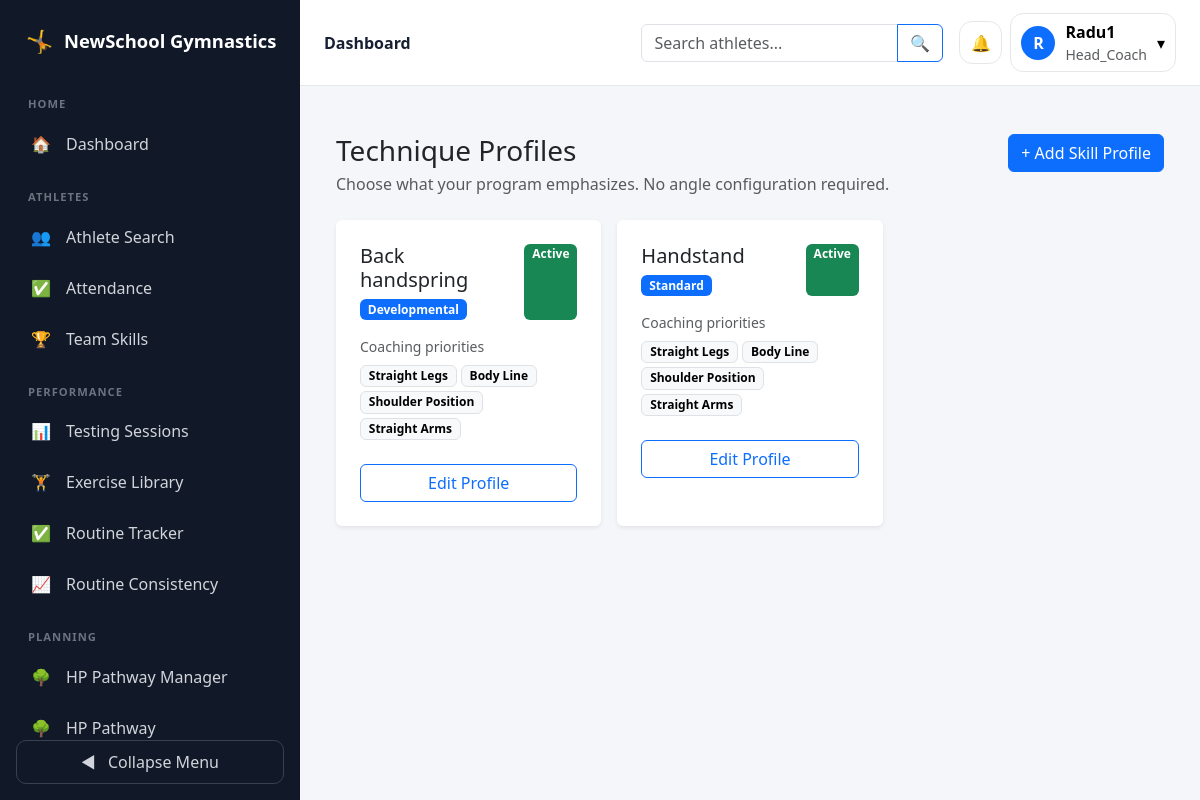
/videos/technique-profiles/ (signed in), run on the app's committed database.
### accounts/models.py (models this page shows, shortened)
class User(AbstractUser):
    ROLE_CHOICES = [
        ('admin', 'Platform Admin'),
        ('director', 'Gym Director'),
        ('head_coach', 'Head Coach'),
        ('coach', 'Coach'),
        ('athlete', 'Athlete'),
        ('parent', 'Parent'),
    ]
    role = models.CharField(
        max_length=20,
        choices=ROLE_CHOICES
    )

### video_library/models.py (models this page shows, shortened)
class TechniqueProfile(
    models.Model
):
    STRICTNESS_DEVELOPMENTAL = (
        'developmental'
    )
    STRICTNESS_STANDARD = (
        'standard'
    )
    STRICTNESS_HIGH_PERFORMANCE = (
        'high_performance'
    )
    STRICTNESS_CHOICES = [
        (
            STRICTNESS_DEVELOPMENTAL,
            'Developmental',
        ),
        (
            STRICTNESS_STANDARD,
            'Standard',
        ),
        (
            STRICTNESS_HIGH_PERFORMANCE,
            'High Performance',
        ),
    ]
    skill_name = models.CharField(
        max_length=120,
        unique=True,
    )
    strictness = models.CharField(
        max_length=30,
        choices=STRICTNESS_CHOICES,
        default=STRICTNESS_STANDARD,
    )
    straight_legs = models.BooleanField(
        default=True,
    )
    body_line = models.BooleanField(
        default=True,
    )
    shoulder_position = (
        models.BooleanField(
            default=True,
        )
    )
    straight_arms = models.BooleanField(
        default=True,
    )
    landing_control = (
        models.BooleanField(
            default=False,
        )
    )
    takeoff_position = (
        models.BooleanField(
            default=False,
        )
    )
    tuck_position = models.BooleanField(
        default=False,
    )
    is_active = models.BooleanField(
        default=True,
    )
    created_by = models.ForeignKey(
        settings.AUTH_USER_MODEL,
        on_delete=models.SET_NULL,
        null=True,
        blank=True,
        related_name=(
            'created_technique_profiles'
        ),
    )
    updated_by = models.ForeignKey(
        settings.AUTH_USER_MODEL,
        on_delete=models.SET_NULL,
        null=True,
        blank=True,
        related_name=(
            'updated_technique_profiles'
        ),
    )
    created_at = models.DateTimeField(
        auto_now_add=True,
    )
    updated_at = models.DateTimeField(
        auto_now=True,
    )
    class Meta:
        ordering = [
            'skill_name',
        ]
    @property
    def active_emphases(
        self,
    ):
        emphasis_map = {
            (
                'straight_legs'
            ): (
                'Straight Legs'
            ),
            (
                'body_line'
            ): (
                'Body Line'
            ),
            (
                'shoulder_position'
            ): (
                'Shoulder Position'
            ),
            (
                'straight_arms'
            ): (
                'Straight Arms'
            ),
            (
                'landing_control'
            ): (
                'Landing Control'
            ),
            (
                'takeoff_position'
            ): (
                'Takeoff Position'
            ),
            (
                'tuck_position'
            ): (
                'Tuck Position'
            ),
        }
        return [
            label
            for field, label
            in emphasis_map.items()
            if getattr(
                self,
                field,
                False,
            )
        ]

### video_library/views.py (the view, shortened to what this page needs)
@login_required
def technique_profile_list(request):
    profiles = (
        TechniqueProfile.objects
        .order_by('skill_name')
    )
    return render(
        request,
        'video_library/technique_profile_list.html',
        {'profiles': profiles},
    )

### video_library/templates/video_library/technique_profile_list.html (shortened to what this page needs)
{% extends "base.html" %}
{% block content %}
<div class="container py-4">
    <div class="d-flex justify-content-between align-items-start gap-3 mb-4">
        <div>
            <h1 class="h3 mb-1">
                Technique Profiles
            </h1>
            <p class="text-muted mb-0">
                Choose what your program emphasizes.
                No angle configuration required.
            </p>
        </div>
        <a
            href="{% url 'video_library:technique_profile_create' %}"
            class="btn btn-primary"
        >
            + Add Skill Profile
        </a>
    </div>
    <div class="row g-3">
        {% for profile in profiles %}
            <div class="col-12 col-md-6 col-xl-4">
                <div class="card border-0 shadow-sm h-100">
                    <div class="card-body p-4">
                        <div class="d-flex justify-content-between gap-3 mb-3">
                            <div>
                                <h2 class="h5 mb-1">
                                    {{ profile.skill_name }}
                                </h2>
                                <span class="badge text-bg-primary">
                                    {{ profile.get_strictness_display }}
                                </span>
                            </div>
                            {% if profile.is_active %}
                                <span class="badge text-bg-success">
                                    Active
                                </span>
                            {% else %}
                                <span class="badge text-bg-secondary">
                                    Inactive
                                </span>
                            {% endif %}
                        </div>
                        <div class="small text-muted mb-2">
                            Coaching priorities
                        </div>
                        <div class="d-flex flex-wrap gap-1">
                            {% for emphasis in profile.active_emphases %}
                                <span class="badge text-bg-light border">
                                    {{ emphasis }}
                                </span>
                            {% empty %}
                                <span class="text-muted small">
                                    No priorities selected.
                                </span>
                            {% endfor %}
                        </div>
                        <a
                            href="{% url 'video_library:technique_profile_edit' profile.id %}"
                            class="btn btn-outline-primary w-100 mt-4"
                        >
                            Edit Profile
                        </a>
                    </div>
                </div>
            </div>
        {% endfor %}
    </div>
</div>
{% endblock %}

### templates/base.html (shortened to what this page needs)
<!DOCTYPE html>
<html lang="en">
<head>
    <link
        href="https://cdn.jsdelivr.net/npm/bootstrap@5.3.3/dist/css/bootstrap.min.css"
        rel="stylesheet"
    >
</head>
<body>
<div class="d-flex app-shell">
    {% if user.is_authenticated %}
        <nav class="sidebar" id="sidebar">
            <div class="sidebar-brand">
                <span class="sidebar-brand-icon">🤸</span>
                <span class="brand-text">NewSchool Gymnastics</span>
            </div>
            <div class="sidebar-navigation">
                {% if user.role == 'director' %}
                    <div class="sidebar-section">Gym Management</div>
                    <a href="{% url 'director_dashboard' %}" class="sidebar-link">
                        <span class="sidebar-icon">🏢</span>
                        <span class="sidebar-label">Director Dashboard</span>
                    </a>
                    <a href="{% url 'people_management' %}" class="sidebar-link">
                        <span class="sidebar-icon">👥</span>
                        <span class="sidebar-label">Manage People</span>
                    </a>
                    <a href="{% url 'director_event_list' %}" class="sidebar-link">
                        <span class="sidebar-icon">📅</span>
                        <span class="sidebar-label">Gym Events</span>
                    </a>
                    <a href="{% url 'create_training_group' %}" class="sidebar-link">
                        <span class="sidebar-icon">🤸</span>
                        <span class="sidebar-label">Create Training Group</span>
                    </a>
                {% elif user.role == 'coach' or user.role == 'head_coach' %}
                    <div class="sidebar-section">Home</div>
                    <a href="{% url 'coach_dashboard' %}" class="sidebar-link">
                        <span class="sidebar-icon">🏠</span>
                        <span class="sidebar-label">Dashboard</span>
                    </a>
                    <div class="sidebar-section">Athletes</div>
                    <a href="{% url 'athlete_search' %}" class="sidebar-link">
                        <span class="sidebar-icon">👥</span>
                        <span class="sidebar-label">Athlete Search</span>
                    </a>
                    <a href="{% url 'take_attendance' %}" class="sidebar-link">
                        <span class="sidebar-icon">✅</span>
                        <span class="sidebar-label">Attendance</span>
                    </a>
                    <a href="{% url 'team_skills_dashboard' %}" class="sidebar-link">
                        <span class="sidebar-icon">🏆</span>
                        <span class="sidebar-label">Team Skills</span>
                    </a>
                    <div class="sidebar-section">Performance</div>
                    <a href="{% url 'testing_session_list' %}" class="sidebar-link">
                        <span class="sidebar-icon">📊</span>
                        <span class="sidebar-label">Testing Sessions</span>
                    </a>
                    <a href="{% url 'testing_exercise_list' %}" class="sidebar-link">
                        <span class="sidebar-icon">🏋️</span>
                        <span class="sidebar-label">Exercise Library</span>
                    </a>
                    <a href="{% url 'routine_tracker:daily_routine_tracker' %}" class="sidebar-link">
                        <span class="sidebar-icon">✅</span>
                        <span class="sidebar-label">Routine Tracker</span>
                    </a>
                    <a href="{% url 'routine_tracker:routine_consistency_summary' %}" class="sidebar-link">
                        <span class="sidebar-icon">📈</span>
                        <span class="sidebar-label">Routine Consistency</span>
                    </a>
                    <div class="sidebar-section">Planning</div>
                    {% if user.role == 'head_coach' %}
                        <a href="{% url 'pathway:pathway_manager' %}" class="sidebar-link">
                            <span class="sidebar-icon">🌳</span>
                            <span class="sidebar-label">HP Pathway Manager</span>
                        </a>
                    {% endif %}
                    <a href="{% url 'pathway:pathway_overview' %}" class="sidebar-link">
                        <span class="sidebar-icon">🌳</span>
                        <span class="sidebar-label">HP Pathway</span>
                    </a>
                {% endif %}
            </div>
            <button type="button" class="sidebar-toggle" id="sidebar-toggle">
                <span id="toggle-icon">◀</span>
                <span class="toggle-label ms-2">Collapse Menu</span>
            </button>
        </nav>
    {% endif %}
    <div class="main-area">
        <header class="topbar">
            <div class="d-flex justify-content-between align-items-center gap-3">
                <div class="d-flex align-items-center gap-3">
                    <div class="topbar-title">
                        {% block page_header %}Dashboard{% endblock %}
                    </div>
                </div>
                {% if user.is_authenticated %}
                    <div class="d-flex align-items-center gap-2 ms-auto">
                        {% if user.role == 'coach' or user.role == 'head_coach' %}
                            <form method="get" action="{% url 'athlete_search' %}" class="topbar-search me-2">
                                <div class="input-group">
                                    <input
                                        type="search"
                                        name="q"
                                        class="form-control"
                                        placeholder="Search athletes..."
                                    >
                                    <button class="btn btn-outline-primary" type="submit">🔍</button>
                                </div>
                            </form>
                        {% endif %}
                        <div class="dropdown">
                            <button
                                class="notification-button"
                                type="button"
                                data-bs-toggle="dropdown"
                                data-bs-auto-close="outside"
                            >
                                🔔
                            </button>
                        </div>
                        <div class="dropdown">
                            <button
                                class="user-menu-button"
                                type="button"
                                data-bs-toggle="dropdown"
                            >
                                <span class="user-avatar">
                                    {% if user.first_name %}{{ user.first_name|first }}{% else %}{{ user.username|first }}{% endif %}
                                </span>
                                <span class="user-menu-details text-start">
                                    <span class="d-block fw-semibold">
                                        {{ user.get_full_name|default:user.username }}
                                    </span>
                                    <span class="d-block small text-muted">{{ user.role|title }}</span>
                                </span>
                                <span>▾</span>
                            </button>
                        </div>
                    </div>
                {% endif %}
            </div>
        </header>
        <main class="main-content">
            {% block content %}{% endblock %}
        </main>
    </div>
</div>
</body>
</html>

### data on the page
User: username|first "R", get_full_name "Radu1", role "Head_Coach"
TechniqueProfile: skill_name "Back handspring", strictness "Developmental", is_active "Active", active_emphases "Straight Legs" "Body Line" "Shoulder Position" "Straight Arms"
TechniqueProfile: skill_name "Handstand", strictness "Standard", is_active "Active", active_emphases "Straight Legs" "Body Line" "Shoulder Position" "Straight Arms"
